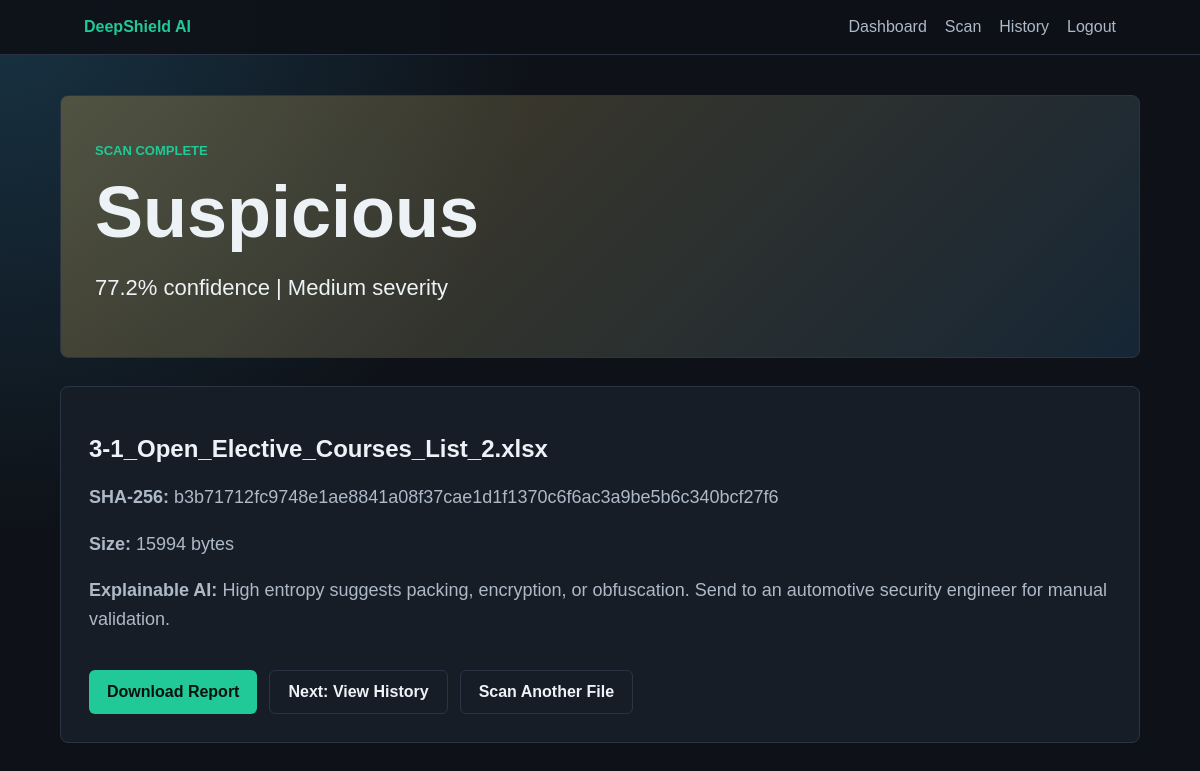
The page /result/1 (signed in) on the database its author committed.
### tables this page shows
CREATE TABLE scans (
            id INTEGER PRIMARY KEY AUTOINCREMENT,
            username TEXT NOT NULL,
            filename TEXT NOT NULL,
            file_hash TEXT NOT NULL,
            file_size INTEGER NOT NULL,
            classification TEXT NOT NULL,
            confidence REAL NOT NULL,
            severity TEXT NOT NULL,
            insights TEXT NOT NULL,
            scanned_at TEXT NOT NULL
        );

### app.py (the view)
@app.route("/result/<int:scan_id>")
def result(scan_id):
    if not login_required():
        return redirect(url_for("login"))
    conn = get_db()
    row = conn.execute(
        "SELECT * FROM scans WHERE id = ? AND username = ?", (scan_id, session["username"])
    ).fetchone()
    conn.close()
    if not row:
        flash("Scan result was not found.", "error")
        return redirect(url_for("history"))
    return render_template("result.html", row=row)

### app.py (called while the page is built)
def get_db():
    conn = sqlite3.connect(DB_PATH)
    conn.row_factory = sqlite3.Row
    return conn

def login_required():
    return "username" in session

@app.before_request
def setup_once():
    init_db()

### templates/result.html
{% extends "base.html" %}
{% block content %}
<section class="result {{ row.classification|lower }}">
  <p class="eyebrow">Scan complete</p>
  <h1>{{ row.classification }}</h1>
  <p class="confidence">{{ row.confidence }}% confidence | {{ row.severity }} severity</p>
</section>
<section class="panel wide">
  <h2>{{ row.filename }}</h2>
  <p><strong>SHA-256:</strong> {{ row.file_hash }}</p>
  <p><strong>Size:</strong> {{ row.file_size }} bytes</p>
  <p><strong>Explainable AI:</strong> {{ row.insights }}</p>
  <div class="actions">
    <a class="button" href="{{ url_for('report', scan_id=row.id) }}">Download Report</a>
    <a class="button secondary" href="{{ url_for('history') }}">Next: View History</a>
    <a class="button secondary" href="{{ url_for('scan') }}">Scan Another File</a>
  </div>
</section>
{% endblock %}

### static/style.css (style rules this page uses)
:root { --bg: #0e1117; --panel: #171d27; --line: #2a3444; --text: #edf2f7; --muted: #aeb9c7; --accent: #20c997; --accent-2: #49a6e9; --danger: #ff5c77; --warn: #ffc857; }
* { box-sizing: border-box; }
body { margin: 0; font-family: Arial, Helvetica, sans-serif; color: var(--text); background: radial-gradient(circle at top left, #183344 0, var(--bg) 34rem); }
a { color: inherit; text-decoration: none; }
.hero h1, .header h1, .panel h1, .result h1 { font-size: clamp(38px, 7vw, 72px); margin: 8px 0 18px; letter-spacing: 0; }
.hero p, .header p, .panel p { color: var(--muted); font-size: 18px; line-height: 1.6; }
.eyebrow { color: var(--accent); text-transform: uppercase; font-size: 13px; letter-spacing: 0; font-weight: 700; }
.panel { background: var(--panel); border: 1px solid var(--line); border-radius: 8px; padding: 28px; }
.wide { margin-top: 28px; }
button, .button { display: inline-flex; align-items: center; justify-content: center; min-height: 44px; border: 0; border-radius: 6px; padding: 12px 18px; margin-top: 18px; background: var(--accent); color: #07120f; font-weight: 800; cursor: pointer; }
.secondary { background: transparent; color: var(--text); border: 1px solid var(--line); }
.result { border-radius: 8px; padding: 34px; margin-bottom: 24px; background: linear-gradient(135deg, rgba(32, 201, 151, 0.22), rgba(73, 166, 233, 0.18)); border: 1px solid var(--line); }
.result.suspicious { background: linear-gradient(135deg, rgba(255, 200, 87, 0.25), rgba(73, 166, 233, 0.14)); }
.confidence { font-size: 22px; }
.actions { display: flex; flex-wrap: wrap; gap: 12px; }

### rows shown on the page
scans: classification "Suspicious", confidence "77.2", severity "Medium", filename "3-1_Open_Elective_Courses_List_2.xlsx", file_hash "b3b71712fc9748e1ae8841a08f37cae1d1f1370c6f6ac3a9be5b6c340bcf27f6", file_size "15994", insights "High entropy suggests packing, encryption, or obfuscation. Send to an automotive security engineer for manual validation."
